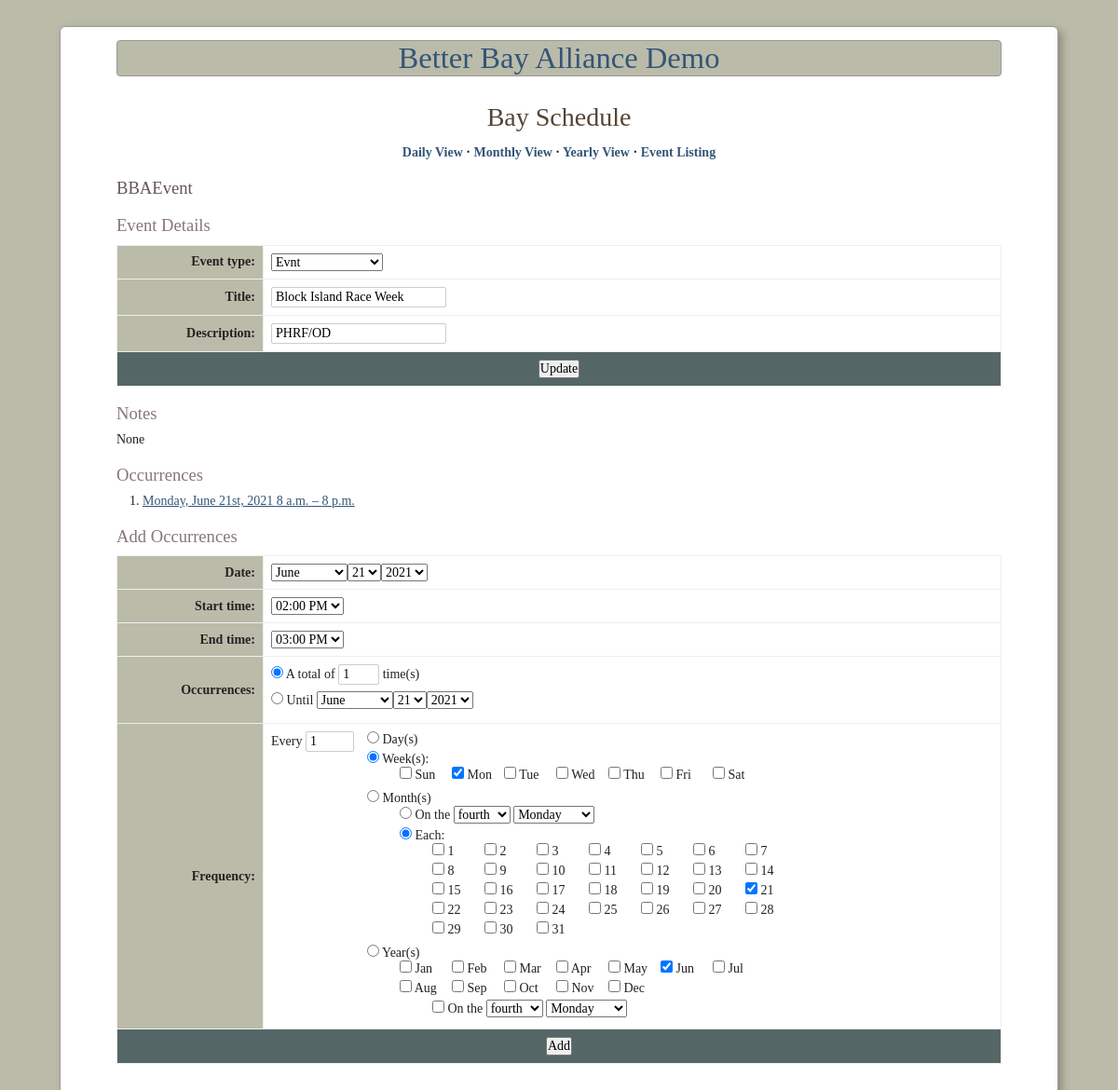
/bba/events/13/, run on the app's committed database.
### betterbay/models.py (models this page shows, shortened)
class Event(models.Model):
    title = models.CharField(_('title'), max_length=32)
    description = models.CharField(_('description'), max_length=100)
    location = models.CharField(_('location'), default='', max_length=100)
    event_type = models.ForeignKey(
        EventType,
        verbose_name=_('event type'),
        on_delete=models.CASCADE
    )
    notes = GenericRelation(Note, verbose_name=_('notes'))
    class Meta:
        verbose_name = _('event')
        verbose_name_plural = _('events')
        ordering = ('title',)
    def __str__(self):
        return self.title

class Occurrence(models.Model):
    start_time = models.DateTimeField(_('start time'))
    end_time = models.DateTimeField(_('end time'))
    event = models.ForeignKey(
        Event,
        verbose_name=_('event'),
        editable=False,
        on_delete=models.CASCADE
    )
    notes = GenericRelation(Note, verbose_name=_('notes'))
    objects = OccurrenceManager()
    class Meta:
        verbose_name = _('occurrence')
        verbose_name_plural = _('occurrences')
        ordering = ('start_time', 'end_time')
        base_manager_name = 'objects'

### betterbay/views_swingtime.py (the view, shortened to what this page needs)
# urls.py: url(r'^events/(\d+)/$', views_swingtime.event_view, name='bba-event'),
def event_view(
    request,
    pk,
    template='event_detail.html',
    event_form_class=forms.EventForm,
    recurrence_form_class=forms.MultipleOccurrenceForm
):
    event = get_object_or_404(Event, pk=pk)
    event_form = recurrence_form = None
    data = {
        'event': event,
        'event_form': event_form or event_form_class(instance=event),
        'recurrence_form': recurrence_form or recurrence_form_class(
            initial={'dtstart': datetime.now()}
        )
    }
    return render(request, template, data)

### betterbay/forms.py
class EventForm(forms.ModelForm):
    class Meta:
        model = Event
        fields = "__all__"
    def __init__(self, *args, **kws):
        super().__init__(*args, **kws)
        self.fields['description'].required = False

### betterbay/models.py (called while the page is built)
    def __str__(self):
        return self.label

### betterbay/templates/event_detail.html (shortened to what this page needs)
{% extends "baseCALENDAR.html" %}
{% block main_content %}
    <h3>BBAEvent</h3>
    <h4>Event Details</h4>
    <form action="" method="post">{% csrf_token %}
    <table>
        <tfoot>
            <tr>
                <td colspan="2">
                    <input type="submit" name="_update" value="Update" />
                </td>
            </tr>
        </tfoot>
        <tbody>
        {% include "event_form_part.html" %}
        </tbody>
    </table>
    </form>
    <h4>Notes</h4>
    {% with event.notes.all as notes %}
    {% if notes %}
    <ul>
        {% for note in notes %}
        <li>{{ note }}</li>
        {% endfor %}
    </ul>
    {% else %}
    <p>None</p>
    {% endif %}
    {% endwith %}
    <h4>Occurrences</h4>
    {% if event.occurrence_set.count %}
    <ol>
        {% for o in event.occurrence_set.all %}
        <li>
            {% if o.start_time.date == o.end_time.date %}
            <a href="{% url 'bba-occurrence' event.id o.id %}">
                {{ o.start_time|date:"l, F jS, Y" }} {{ o.start_time|date:"P" }} &ndash; {{ o.end_time|date:"P" }}</a>
            {% else %}
            <a href="{% url 'bba-occurrence' event.id o.id %}">
                {{ o.start_time|date:"l, F jS, Y P" }} &ndash;
                {{ o.end_time|date:"l, F jS, Y P" }}</a>
            {% endif %}
        </li>
        {% endfor %}
    </ol>
    {% endif %}
    <h4>Add Occurrences</h4>
    <form action="" method="post">{% csrf_token %}
    <table>
        <tfoot>
            <tr>
                <td colspan="2"><input type="submit" name="_add" value="Add" /></td>
            </tr>
        </tfoot>
        <tbody>
        {% include "recurring_form_part.html" %}
        </tbody>
    </table>
    </form>
{% endblock %}

### betterbay/templates/event_form_part.html
        <tr><th>{{ event_form.event_type.label_tag }}</th>
            <td>{{ event_form.event_type.errors }}
                {{ event_form.event_type }}</td></tr>
        <tr><th>{{ event_form.title.label_tag }}</th>
            <td>{{ event_form.title.errors }}
                {{ event_form.title }}</td></tr>
        <tr><th>{{ event_form.description.label_tag }}</th>
            <td>{{ event_form.description }}</td></tr>

### betterbay/templates/baseCALENDAR.html (style rules this page uses)
* { margin: 0; padding: 0; font-weight: inherit; font-style: inherit; font-size: 100%; font-family: inherit; }
h3 { font-size: 1.66em; color: #655; font-size: 1.33em; margin: 1em 0 .5em; }
h4 { font-size: 1.33em; color: #877; font-size: 1.33em; margin: 1em 0 .5em; }
p { margin-bottom: 1em; }
a { color: #357; }
table { border-collapse: collapse; border-spacing: 0; }
caption, th, td { text-align: left; }
th, td { padding: 4px; border: 1px solid #eee; }
th { font-weight: bold; background-color: #bba; }
ul, ol { margin-left: 2em; }
body { font-size: 14px; background-color: #bba; padding: 1em 2em; }
form table { width: 100%; border: 1px solid #aaa; }
form table ul { margin: 0; padding: 0; }
form table li { list-style-type: none; margin-bottom: .5em; }
form table th, form table td { padding: 8px; }
form table th { text-align: right; width: 10em; }
form tfoot td { text-align: center; background-color: #566; }
form input[type="text"] { padding: 2px 4px; border-radius: 2px; border: 1px solid #ccc; }
.horizontal li { float: left; margin: 0; }
.horizontal li label { width: 4em; display: block; float: left; }
#recurrence-options li { margin-bottom: 4px; }

### data on the page
Event: event_type "Evnt", title "Block Island Race Week", description "PHRF/OD"
Occurrence: start_time "Monday, June 21st, 2021", start_time "8 a.m.", end_time "8 p.m."

### other printed values
{{ event_form.event_type.label_tag }} "Event type:"
{{ event_form.title.label_tag }} "Title:"
{{ event_form.description.label_tag }} "Description:"
{{ recurrence_form.day.label_tag }} "Date:"
{{ recurrence_form.start_time_delta.label_tag }} "Start time:"
{{ recurrence_form.end_time_delta.label_tag }} "End time:"
{{ recurrence_form.repeats.label_tag }} "Occurrences:"
{{ recurrence_form.freq.label_tag }} "Frequency:"
